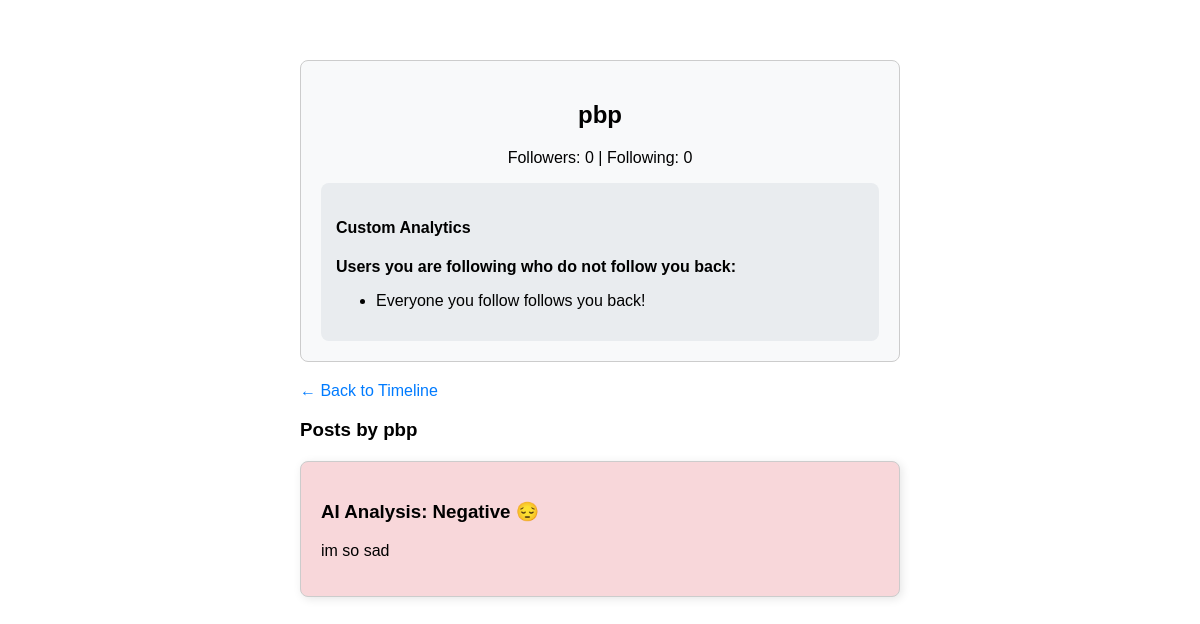
/profile/pbp (signed in), run on an earlier commit of the app's database.
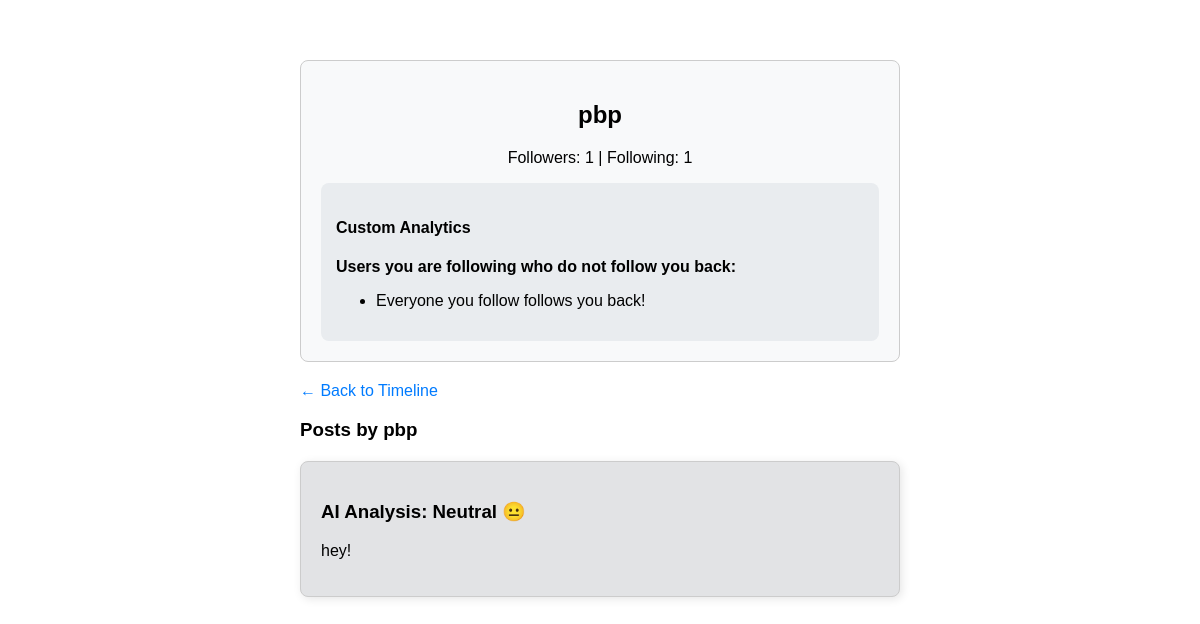
And on a later commit of the database.
### app.py (models this page shows)
class Post(db.Model):
    id = db.Column(db.Integer, primary_key=True)
    text = db.Column(db.String(500), nullable=False)
    mood = db.Column(db.String(50), nullable=False)
    color = db.Column(db.String(20), nullable=False)
    user_id = db.Column(db.Integer, db.ForeignKey('user.id'), nullable=False)

### app.py (the view)
@app.route('/profile/<username>')
@login_required
def profile(username):
    user = User.query.filter_by(username=username).first_or_404()
    posts = Post.query.filter_by(user_id=user.id).order_by(Post.id.desc()).all()
    following_list = set(user.followed)
    followers_list = set(user.followers)
    not_following_back = following_list - followers_list
    return render_template('profile.html', user=user, posts=posts, not_following_back=not_following_back)

### app.py (called while the page is built)
@login_manager.user_loader
def load_user(user_id):
    return User.query.get(int(user_id))

### templates/profile.html (shortened to what this page needs)
<!DOCTYPE html>
<html>
<head>
</head>
<body>
    <div class="profile-header">
        <h2>{{ user.username }}</h2>
        <p>Followers: {{ user.followers.count() }} | Following: {{ user.followed.count() }}</p>
        {% if user == current_user %}
        <div class="analytics">
            <h4>Custom Analytics</h4>
            <p><strong>Users you are following who do not follow you back:</strong></p>
            <ul>
                {% for non_follower in not_following_back %}
                    <li><a href="/profile/{{ non_follower.username }}">{{ non_follower.username }}</a></li>
                {% else %}
                    <li>Everyone you follow follows you back!</li>
                {% endfor %}
            </ul>
        </div>
        {% endif %}
    </div>
    <a href="/">← Back to Timeline</a>
    <h3>Posts by {{ user.username }}</h3>
    {% for post in posts %}
    <div class="post" style="background-color: {{ post.color }};">
        <h3>AI Analysis: {{ post.mood }}</h3>
        <p>{{ post.text }}</p>
    </div>
    {% else %}
    <p>This user hasn't posted anything yet.</p>
    {% endfor %}
</body>
</html>

What changed in the data, as far as the page shows it:
removed Post: mood "Negative 😔", text "im so sad"
added Post: mood "Neutral 😐", text "hey!"
Also different on the page:
{{ user.followers.count() }}: "0" → "1"
{{ user.followed.count() }}: "0" → "1"
